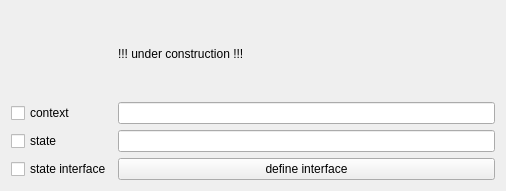
<?xml version="1.0" encoding="UTF-8"?>
<ui version="4.0">
 <class>GeneratorState</class>
 <widget class="QWidget" name="GeneratorState">
  <property name="geometry">
   <rect>
    <x>0</x>
    <y>0</y>
    <width>506</width>
    <height>191</height>
   </rect>
  </property>
  <property name="windowTitle">
   <string>GeneratorState</string>
  </property>
  <layout class="QGridLayout" name="gridLayout">
   <item row="1" column="1">
    <widget class="QLineEdit" name="lineEditContext"/>
   </item>
   <item row="1" column="0">
    <widget class="QCheckBox" name="checkBoxContext">
     <property name="text">
      <string>context</string>
     </property>
    </widget>
   </item>
   <item row="3" column="1">
    <widget class="InterfaceEditor" name="interfaceEditor">
     <property name="text">
      <string>define interface</string>
     </property>
    </widget>
   </item>
   <item row="2" column="1">
    <widget class="QLineEdit" name="lineEditState"/>
   </item>
   <item row="3" column="0">
    <widget class="QCheckBox" name="checkBoxInterface">
     <property name="text">
      <string>state interface</string>
     </property>
    </widget>
   </item>
   <item row="2" column="0">
    <widget class="QCheckBox" name="checkBoxState">
     <property name="text">
      <string>state</string>
     </property>
    </widget>
   </item>
   <item row="0" column="1">
    <widget class="QLabel" name="label">
     <property name="text">
      <string>!!! under construction !!!</string>
     </property>
    </widget>
   </item>
  </layout>
 </widget>
 <customwidgets>
  <customwidget>
   <class>InterfaceEditor</class>
   <extends>QPushButton</extends>
   <header>InterfaceEditor.h</header>
  </customwidget>
 </customwidgets>
 <resources/>
 <connections/>
</ui>
